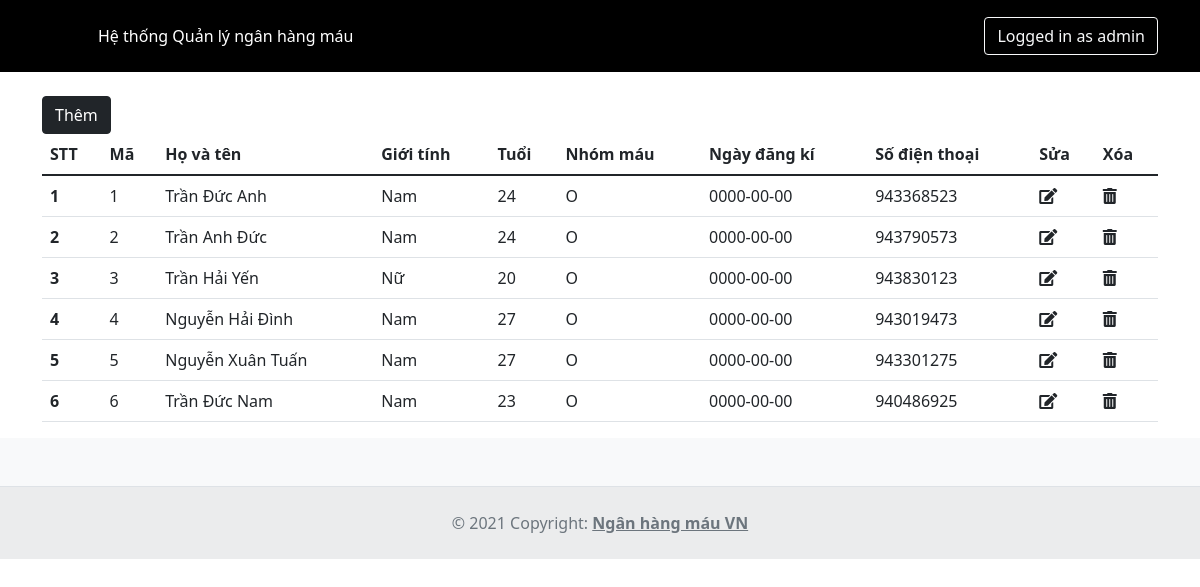
The app's page /scr/index.php with its own data.
### tables this page shows
CREATE TABLE `blood_donor` (
  `bd_id` int(10) NOT NULL,
  `bd_name` varchar(50) NOT NULL,
  `bd_sex` varchar(10) NOT NULL,
  `bd_age` int(10) NOT NULL,
  `bd_bgroup` char(10) NOT NULL,
  `bd_reg_date` date NOT NULL,
  `bd_phno` int(20) DEFAULT NULL
);

### scr/index.php (the view, shortened to what this page needs)
<?php
$conn = mysqli_connect('localhost', 'root', '', 'blood_donor');
?>
<?php
include('partials/header.php');
?>
    <main class="bg-white">
        <div class="container">
            <a href="thembd.php" class="mt-4 "><button class="btn btn-dark mt-4">Thêm </button></a>
            <div class="row">
                <div class="directory-table">
                    <div class="table">
                        <table class="table">
                            <thead>
                                <tr>
                                    <th scope="col"> STT </th>
                                    <th scope="col"> Mã </th>
                                    <th scope="col"> Họ và tên</th>
                                    <th scope="col"> Giới tính</th>
                                    <th scope="col"> Tuổi</th>
                                    <th scope="col"> Nhóm máu</th>
                                    <th scope="col"> Ngày đăng kí</th>
                                    <th scope="col"> Số điện thoại</th>
                                    <th scope="col"> Sửa</th>
                                    <th scope="col"> Xóa</th>
                                </tr>
                            </thead>
                            <tbody>
                                <?php
                                $sql = "SELECT bd_id, bd_name, bd_sex, bd_age, bd_bgroup, bd_reg_date, bd_phno from blood_donor bd";
                                $result = mysqli_query($conn, $sql);
                                if (mysqli_num_rows($result) > 0) {
                                    $i = 1;
                                    while ($row = mysqli_fetch_assoc($result)) {
                                ?>
                                        <tr>
                                            <th scope="row"><?php echo $i; ?></th>
                                            <td><?php echo $row['bd_id']; ?></td>
                                            <td><?php echo $row['bd_name']; ?></td>
                                            <td><?php echo $row['bd_sex']; ?></td>
                                            <td><?php echo $row['bd_age']; ?></td>
                                            <td><?php echo $row['bd_bgroup']; ?></td>
                                            <td><?php echo $row['bd_reg_date']; ?></td>
                                            <td><?php echo $row['bd_phno']; ?></td>
                                            <td><a href="suabd.php?bd_id=<?php echo $row['bd_id']; ?>"><i class="text-dark fas fa-edit"></i></a></td>
                                            <td><a href="xoabd.php?bd_id=<?php echo $row['bd_id']; ?>"><i class="text-dark fas fa-trash-alt"></i></a></td>
                                        </tr>
                                <?php
                                        $i++;
                                    }
                                }
                                ?>
                            </tbody>
                        </table>
                    </div>
                </div>
            </div>
        </div>
    </main>
<?php
include('partials/footer.php');
?>

### scr/partials/header.php (shortened to what this page needs)
<!doctype html>
<html lang="en">
<head>
    <link href="https://cdn.jsdelivr.net/npm/bootstrap@5.1.1/dist/css/bootstrap.min.css" rel="stylesheet">
    <link rel="stylesheet" href="https://cdnjs.cloudflare.com/ajax/libs/font-awesome/5.15.4/css/all.min.css">
</head>
<body>
    <header class="p-3 bg-black text-white">
        <div class="container">
            <div class="d-flex flex-wrap align-items-center justify-content-center justify-content-lg-start">
                <a href="/" class="d-flex align-items-center mb-2 mb-lg-0 text-white text-decoration-none">
                    <svg class="bi me-2" width="40" height="32" role="img" aria-label="Bootstrap">
                        <use xlink:href="#bootstrap"></use>
                    </svg>
                </a>
                <ul class="nav col-12 col-lg-auto me-lg-auto mb-2 justify-content-center mb-md-0">
                    <li><a href="index.php" class="nav-link px-2 text-white"> Hệ thống Quản lý ngân hàng máu</a></li>
                </ul>
                <div class="text-end">
                    <a href="#"><button type="button" class="btn btn-outline-light ">Logged in as admin</button></a>
                </div>
            </div>
        </div>
    </header>

### scr/partials/footer.php (shortened to what this page needs)
<footer class="text-center text-lg-start bg-light text-muted">
  <section
    class="d-flex justify-content-center justify-content-lg-between p-4 border-bottom"
  >
  </section>
  <div class="text-center p-4" style="background-color: rgba(0, 0, 0, 0.05);">
    © 2021 Copyright:
    <a class="text-reset fw-bold" href="https://mdbootstrap.com/">Ngân hàng máu VN</a>
  </div>
</footer>
</body>
</html>

### records on screen
blood_donor: bd_id "1", bd_name "Trần Đức Anh", bd_sex "Nam", bd_age "24", bd_bgroup "O", bd_reg_date "0000-00-00", bd_phno "943368523"
blood_donor: bd_id "2", bd_name "Trần Anh Đức", bd_sex "Nam", bd_age "24", bd_bgroup "O", bd_reg_date "0000-00-00", bd_phno "943790573"
blood_donor: bd_id "3", bd_name "Trần Hải Yến", bd_sex "Nữ", bd_age "20", bd_bgroup "O", bd_reg_date "0000-00-00", bd_phno "943830123"
blood_donor: bd_id "4", bd_name "Nguyễn Hải Đình", bd_sex "Nam", bd_age "27", bd_bgroup "O", bd_reg_date "0000-00-00", bd_phno "943019473"
blood_donor: bd_id "5", bd_name "Nguyễn Xuân Tuấn", bd_sex "Nam", bd_age "27", bd_bgroup "O", bd_reg_date "0000-00-00", bd_phno "943301275"
blood_donor: bd_id "6", bd_name "Trần Đức Nam", bd_sex "Nam", bd_age "23", bd_bgroup "O", bd_reg_date "0000-00-00", bd_phno "940486925"
